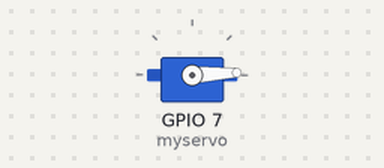
Recording of a sketch running on a simulated ESP32. On the bench: servo.

Above: at 0.05 s.
At 0.7 s:
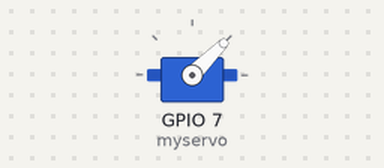
At 1.35 s:
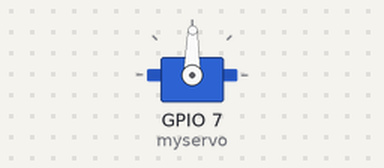
At 2.7 s:
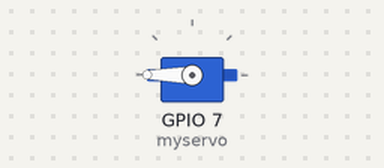
Timing chart, 0 to 6.3 s (numbered marks = the images above):
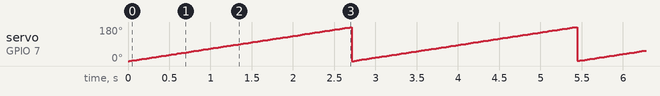

The sketch:

sketch_feb22a.ino
```cpp
#include <ESP32Servo.h>

Servo myservo;
int pos = 0;

void setup() {
  Serial.begin(115200);
  myservo.attach(7);
}

void loop() {

  for (pos = 0; pos <= 180; pos += 1) {
    myservo.write(pos);
    delay(15);
  }

  for (pos = 0; pos >= 180; pos -= 1) {
    myservo.write(pos);
    delay(15);
  }
}
```

Measured:
- by itself, servo on GPIO 7 (myservo): ramps from 0° to 180° and jumps back, once every 2.7 s
